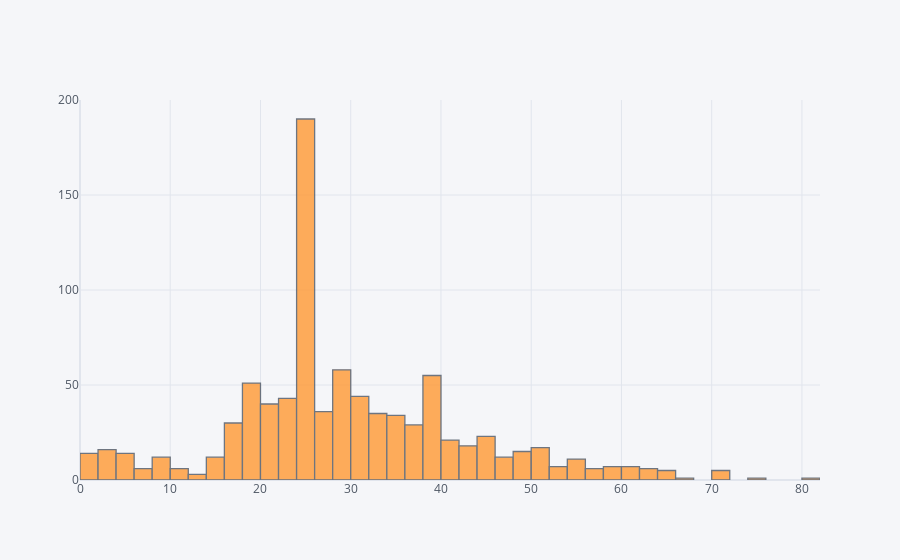

Notebook code for this chart:
### Code cell
data['Age'].iplot(kind='hist', bins=40);

### Figure 1 — Plotly figure (JSON) as saved in the notebook; plotly's stock layout.template omitted (floating-point values rounded to 4 significant figures; data arrays with more than 128 entries replaced by an {"elided": "..."} marker saying what was removed)
{"data": [{"histfunc": "count", "histnorm": "", "marker": {"color": "rgba(255, 153, 51, 1.0)", "line": {"color": "#4D5663", "width": 1.3}}, "name": "Age", "nbinsx": 40, "opacity": 0.8, "orientation": "v", "type": "histogram", "x": {"elided": "891 float values"}}], "layout": {"barmode": "overlay", "legend": {"bgcolor": "#F5F6F9", "font": {"color": "#4D5663"}}, "paper_bgcolor": "#F5F6F9", "plot_bgcolor": "#F5F6F9", "title": {"font": {"color": "#4D5663"}}, "xaxis": {"gridcolor": "#E1E5ED", "showgrid": true, "tickfont": {"color": "#4D5663"}, "title": {"font": {"color": "#4D5663"}, "text": ""}, "zerolinecolor": "#E1E5ED"}, "yaxis": {"gridcolor": "#E1E5ED", "showgrid": true, "tickfont": {"color": "#4D5663"}, "title": {"font": {"color": "#4D5663"}, "text": ""}, "zerolinecolor": "#E1E5ED"}}}
